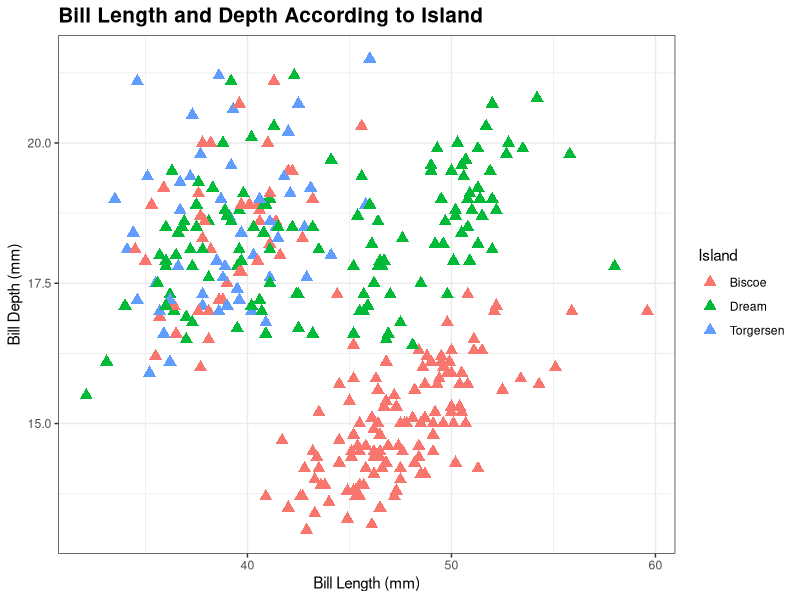

Here is the R script that generated this plot:
## ---- chunk 1

knitr::opts_chunk$set(
	message = FALSE,
	root.dir = "~/Users/SandyCruz/Desktop/Repositories/Illescas/Week_06",
  fig.path = "Output/",
	warning = FALSE,
	include = TRUE
)
## ---- chunk 2

#ASSIGNMENT DETAILS:
#-Take any of the data sheets you have already worked with in class and create at least one table and one figure in an Rmarkdown file.
#-Create the most beautiful RMarkdown output you can during lab hours in either an html, github doc, or pdf format.
#-Make sure you have headings with clear explanations of what you are doing.
#-Practice using markdown formatting with bold, italics, and lists (use each of these at least once).
#-Make sure your outputs and scripts are saved in the appropriate folders. Keep proper coding etiquette (figures need to be pub quality as usual and you need to comment your code).

## ---- chunk 3
library(here)
library(tidyverse)
library(kableExtra)
library(palmerpenguins)

## ---- chunk 4
penguins %>%
  ggplot(aes(x = bill_length_mm, # this allows us to create a scatter plot grouped by island with different colors for each island to differentiate
          y = bill_depth_mm, 
         color = island,
         group = island)) +
  geom_point(shape = 17, size = 3) +
  labs(x = "Bill Length (mm)", y = "Bill Depth (mm)",
       title = "Bill Length and Depth According to Island",
       color = "Island") +  # this allows us to change the legend title
  theme_bw()+ # This gives us a cleaner graph with dotted lines
  theme(legend.position = "right", plot.title = element_text(size = 15, face = "bold"))

  
## ---- chunk 5
penguins %>%
  group_by(island) %>% # this allows us to group by island
  select(bill_length_mm, body_mass_g) %>% # this allows us to select the bill length and the body mass columns
  summarise(billmean = mean(bill_length_mm, na.rm = TRUE), # calculates mean for bill length
            bodymean = mean(body_mass_g, na.rm = TRUE)) %>%# this allows us to calculate mean for body mass
  kbl() %>% # creates a kable table
  kable_styling(full_width = FALSE) %>% # this allows us to set the width to be thinner so it doesn't take up the whole page
  add_header_above(c("Island" = 1, "Bill Length Mean (mm)" = 1, "Body Mass Mean (g)" = 1)) # this allows us to add new column names to include units of measure.  For the life of me, I couldn't figure out how to remove the default column names :( 
 
